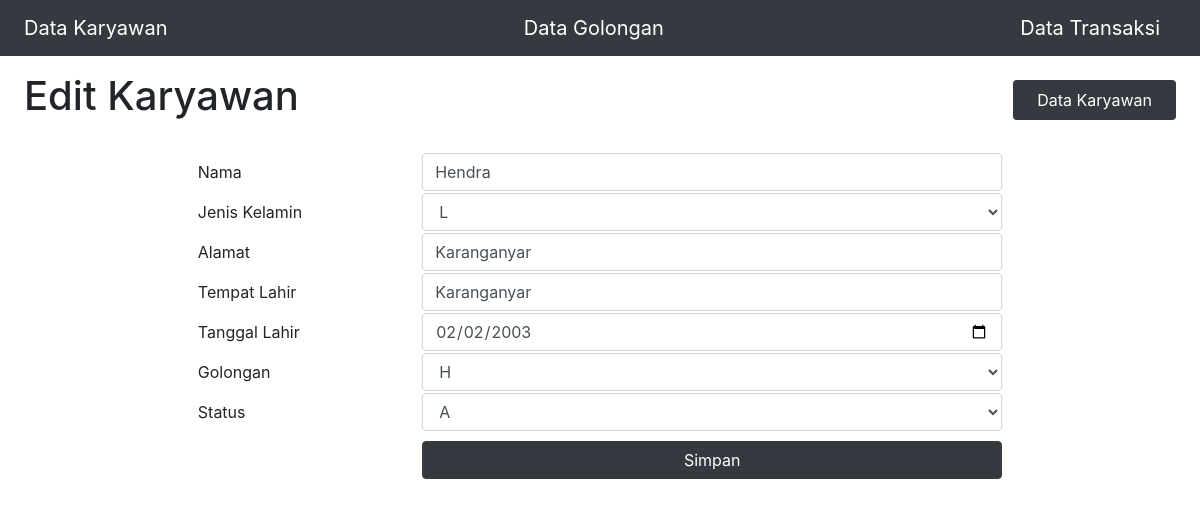
Screenshot of /edit/1 with the database file from the repository.
### tables this page shows
CREATE TABLE `karyawan` (
  `idkaryawan` int(11) NOT NULL,
  `namakaryawan` varchar(25) NOT NULL,
  `jeniskelamin` char(1) NOT NULL,
  `alamat` varchar(35) NOT NULL,
  `tempatlahir` varchar(30) NOT NULL,
  `tgllahir` date NOT NULL,
  `golongan` char(1) NOT NULL,
  `status` char(1) NOT NULL
);

### application/controllers/Home.php (called while the page is built, shortened)
<?php
class Home extends CI_Controller
{
    public function edit($id)
    {
        $query = $this->db->get_where('karyawan', array('idkaryawan' => $id));
        $karyawan = $query->result()[0];
        $data['karyawan'] = $karyawan;
        $data['title'] = 'Edit Karyawan';
        $data['id'] = $id;
        $this->load->helper('url');
        $this->load->view('layouts/header', $data);
        $this->load->view('layouts/menu');
        $this->load->view('edit-karyawan', $data);
        $this->load->view('layouts/footer');
    }
}

### index.php (called while the page is built, shortened)
<?php
require_once BASEPATH.'core/CodeIgniter.php';

### application/views/edit-karyawan.php (the view, shortened to what this page needs)
<div class="mt-5 p-4 d-flex align-items-center justify-content-between">
    <h1><?= $title; ?></h1>
    <a href=<?= base_url('/') ?> class="bg-dark text-white py-2 px-4 rounded">Data Karyawan</a>
</div>
<form action=<?= base_url('home/action_edit') ?> method="POST">
    <div class="px-4 d-flex justify-content-center">
        <table width="70%">
            <tr>
                <td>Nama</td>
                <td><input required type="text" name="nama" class="form-control" id="exampleFormControlInput1" placeholder="Masukkan nama" value=<?= $karyawan->namakaryawan; ?>>
                </td>
            </tr>
            <tr>
                <td>Jenis Kelamin</td>
                <td>
                    <select required name="jeniskelamin" class="form-control" id="exampleFormControlSelect1" value=<?= $karyawan->jeniskelamin; ?>>
                        <option>L</option>
                    </select>
                </td>
            </tr>
            <tr>
                <td>Alamat</td>
                <td><input required type="text" name="alamat" class="form-control" id="exampleFormControlInput1" placeholder="Masukkan alamat" value=<?= $karyawan->alamat; ?>></td>
            </tr>
            <tr>
                <td>Tempat Lahir</td>
                <td><input required type="text" name="tempatlahir" class="form-control" id="exampleFormControlInput1" placeholder="Masukkan tempat lahir" value=<?= $karyawan->tempatlahir; ?>></td>
            </tr>
            <tr>
                <td>Tanggal Lahir</td>
                <td><input required type="date" name="tgllahir" class="form-control" id="exampleFormControlInput1" value=<?= $karyawan->tgllahir; ?>></td>
            </tr>
            <tr>
                <td>Golongan</td>
                <td>
                    <select required name="golongan" class="form-control" id="exampleFormControlSelect1" value=<?= $karyawan->golongan; ?>>
                        <?php
                        $query = $this->db->query('SELECT golongan FROM gaji');
                        foreach ($query->result() as $row) {
                        ?>
                            <option><?= $row->golongan; ?></option>
                        <?php } ?>
                    </select>
                </td>
            </tr>
            <tr>
                <td>Status</td>
                <td>
                    <select required name="status" class="form-control" id="exampleFormControlSelect1" value=<?= $karyawan->status; ?>>
                        <option>A</option>
                    </select>
                </td>
            </tr>
            <tr>
                <td>
                </td>
                <td>
                    <button class="btn btn-dark mt-2 w-100" type="submit" name="submit">Simpan</button>
                </td>
            </tr>
        </table>
    </div>
</form>

### rows the page displays
karyawan: nama "Hendra", jeniskelamin "L", alamat "Karanganyar", tempatlahir "Karanganyar", tgllahir "02/02/2003", status "A"

### other values shown
$title "Edit Karyawan"
form field golongan "H"
